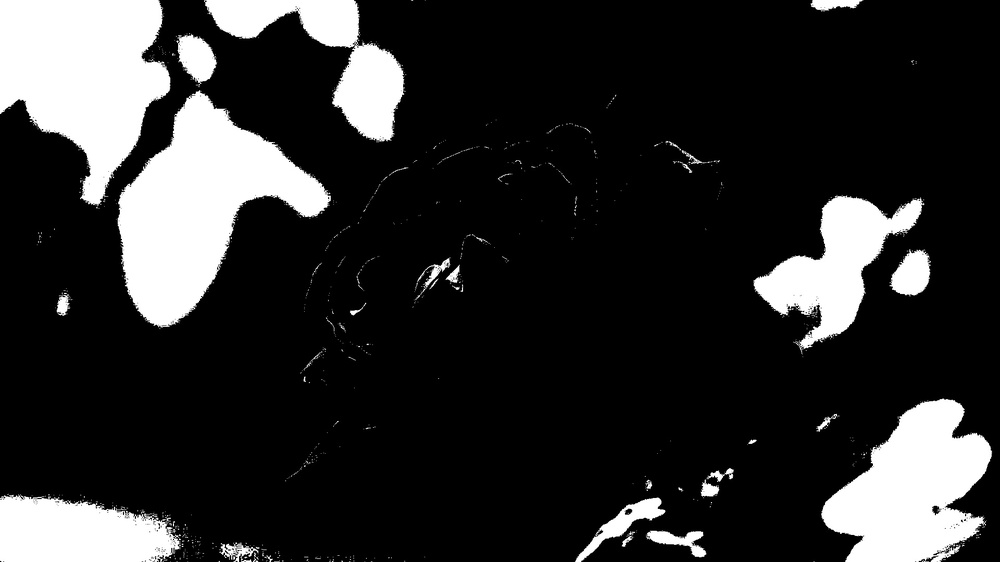
#> input picture aplikasi/rose.jpg, 1000 x 562 px, shrunk from 1920 x 1080 before the run, given in place of rose.png, which was not available
$ python coba.py   (older library calls are emulated)
#> lines starting #> are read from the running program, lines starting #| are printed output that depends on the picture; pictures that were not available may be replaced by others from this repository, and a replacement may not be noted
import cv2
import numpy as np
from matplotlib import pyplot as plt


test_image = cv2.imread('rose.png',0) #gambar dibaca grayscale
#> test_image is the input picture: shape (562, 1000); min 0, max 255, mean 45.5

#cv2.Sobel(original_image,ddepth,xorder,yorder,kernelsize)
#tanda cv2.CV_64F adalah format grayscale 64 bit (true color)
#sedangkan cv2.CV_8U adalah format binary atau 8 bit (hitam putih)
sobelx = cv2.Sobel(test_image,cv2.CV_64F,1,0,ksize=3)
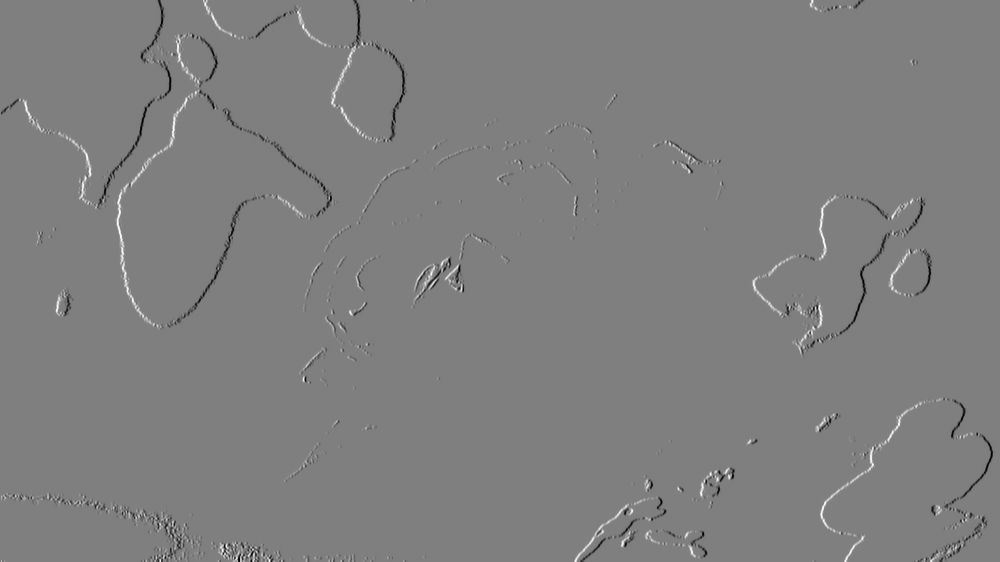
#> sobelx: shape (562, 1000) float64; min -1016, max 1018, mean -0.6; drawn with min black and max white
sobely = cv2.Sobel(test_image,cv2.CV_64F,0,1,ksize=3)
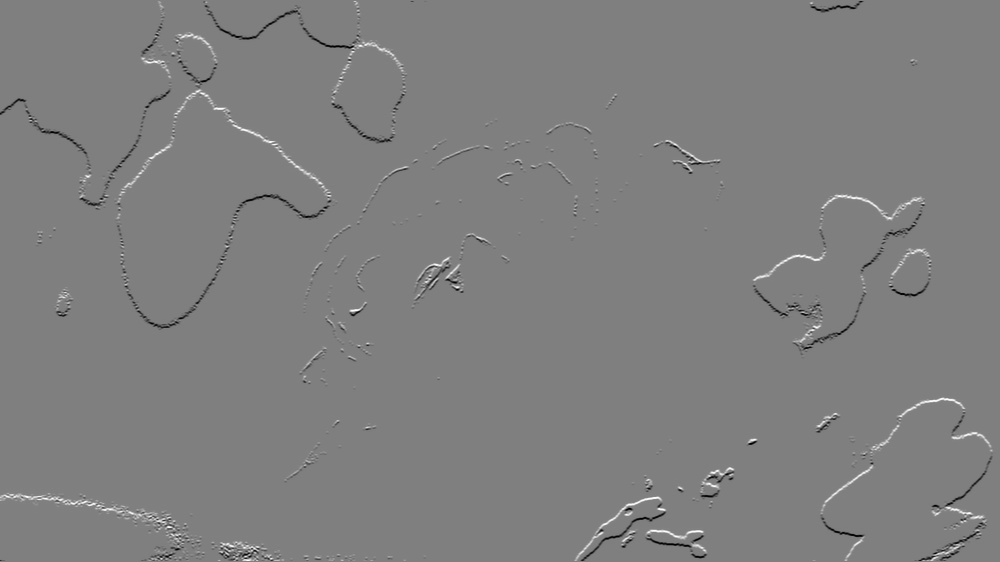
#> sobely: shape (562, 1000) float64; min -1020, max 1019, mean -0.3; drawn with min black and max white

plt.figure()
plt.subplot(1,2,1),plt.imshow(sobelx,cmap='gray'),plt.title('Penerapan Sobel X')
plt.subplot(1,2,2),plt.imshow(sobely,cmap='gray'),plt.title('Penerapan Sobel Y')


G = np.sqrt(sobely**2+sobelx**2)
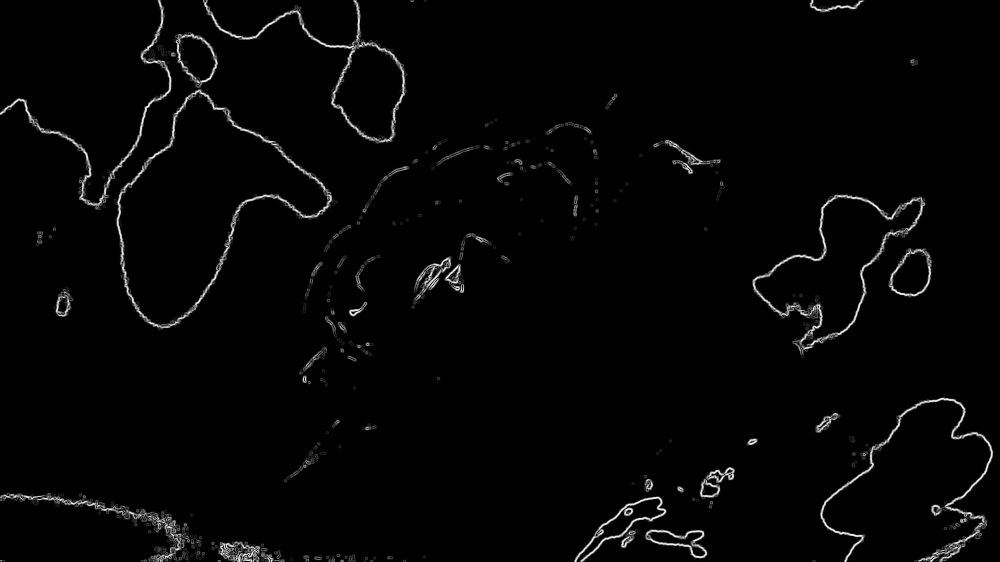
#> G: shape (562, 1000) float64; min 0, max 1099.3, mean 21.6; drawn with min black and max white
theta = np.arctan2(sobely, sobelx)
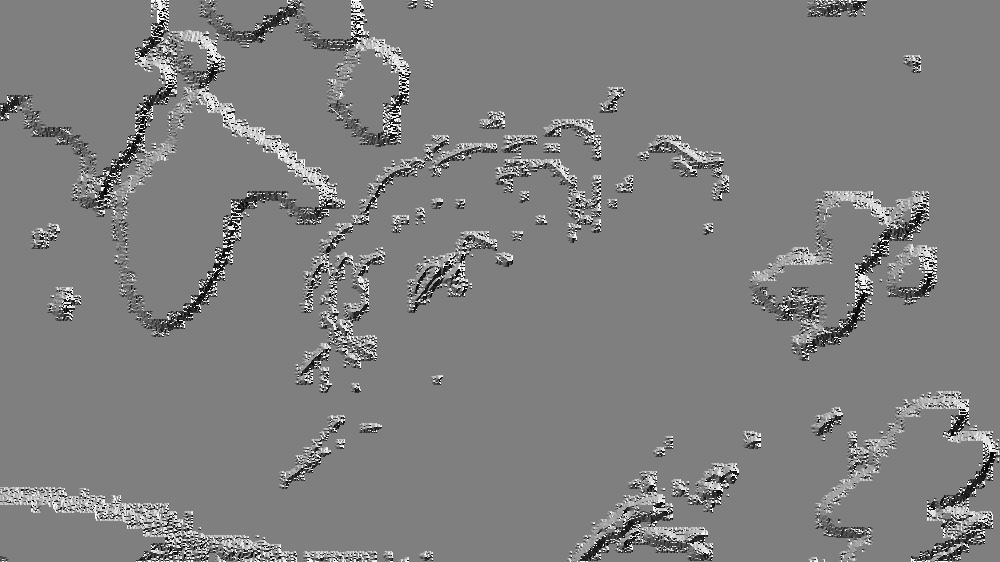
#> theta: shape (562, 1000) float64; min -3.14, max 3.14, mean 0.00938; drawn with min black and max white

plt.figure()
plt.imshow(np.uint8(G),cmap='gray')
plt.title('Penerapan Sobel ')
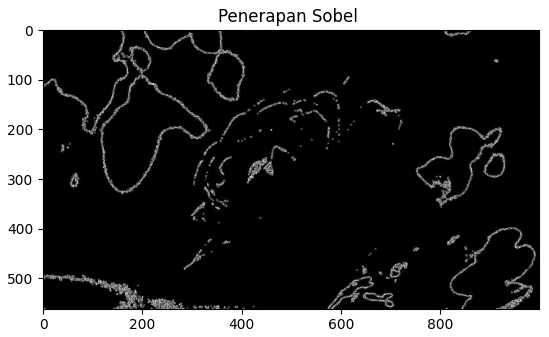
#> figure drawn by matplotlib, 1 panel
